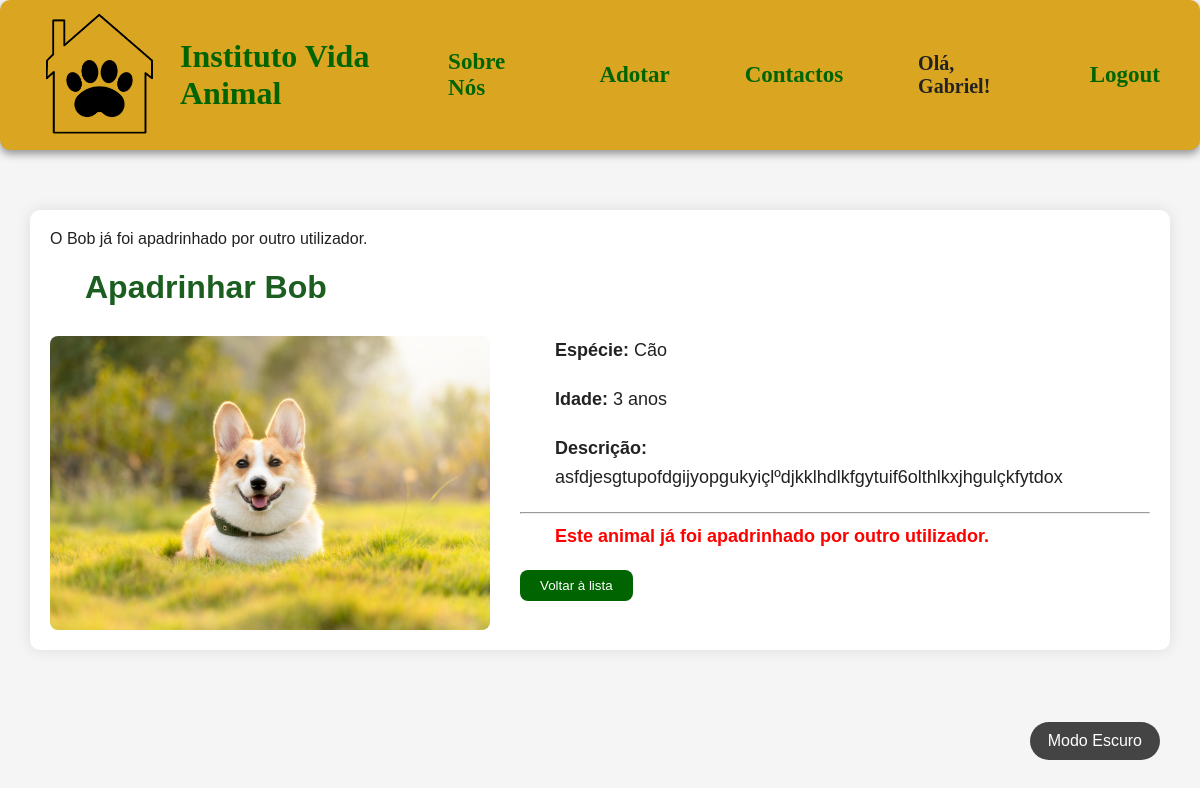
Page /apadrinhar/5/ (signed in) on the committed database.
### app_adocao/models.py (models this page shows, shortened)
class Animal(models.Model):
    ESPECIES = (
        ('gato', 'Gato'),
        ('cao', 'Cão'),
    )
    nome = models.CharField(max_length=15)
    idade = models.IntegerField()
    especie = models.CharField(choices=ESPECIES)
    descricao = models.CharField(max_length=500)
    imagem = models.ImageField(upload_to='imgAnimal/')
    padrinho = models.ForeignKey(
            User,
            on_delete=models.SET_NULL,
            null=True,
            blank=True,
            related_name='animais_apadrinhados'
        )

### app_adocao/views.py (the view, shortened to what this page needs)
# urls.py: path('apadrinhar/<int:animal_id>/', views.apadrinhar, name='apadrinhar'),
@login_required
def apadrinhar(request, animal_id):
    animal = get_object_or_404(Animal, id=animal_id)
    if animal.padrinho and animal.padrinho != request.user:
        messages.warning(request, f"O {animal.nome} já foi apadrinhado por outro utilizador.")
        return render(request, 'site/apadrinhar.html', {'animal': animal})

### app_adocao/templates/site/apadrinhar.html (shortened to what this page needs)
<!DOCTYPE html>
<html lang="pt">
    <head>
        {% load static %}
        <link rel="stylesheet" href="{% static 'css/style.css' %}">
        <link rel="stylesheet" href="{% static 'css/animais.css' %}">
        <link rel="stylesheet" href="{% static 'css/modoEscuro.css' %}">
    </head>
    <body>
        <header class="cabecalho">
            <div style="gap: 20px; display: flex; align-items: center;">
                <img src="{% static 'imagens/logo.png' %}" alt="Logo do Instituto Vida Animal" class="logo">
                <a class="home" style="font-size: 32px; font-family: cursive; font-weight: bolder;" href="/">Instituto Vida Animal</a>
            </div>
            <nav>
                <a style="font-size: 23px;" href="../../sobreNos">Sobre Nós</a>
                <a style="font-size: 23px;" href="../../adotar">Adotar</a>
                <a style="font-size: 23px;" href="../../contactos">Contactos</a>
                {% if user.is_authenticated %}
                    <span style="font-size: 20px; margin-right: 10px;">Olá, {{ user.username }}!</span>
                    <a style="font-size: 23px;" href="{% url 'logout' %}">Logout</a>
                {% else %}
                    <a style="font-size: 23px;" href="{% url 'sign_in' %}">Login</a>
                {% endif %}
            </nav>
        </header>
        <button id="darkModeToggle">Modo Escuro</button>
        <main>
            {% if messages %}
                <div class="messages">
                    {% for message in messages %}
                        <div class="{{ message.tags }}">{{ message }}</div>
                    {% endfor %}
                </div>
            {% endif %}
            <h1>Apadrinhar {{ animal.nome }}</h1>
            <div class="animal-detalhes">
                <img src="{{ animal.imagem.url }}" alt="{{ animal.nome }}">
                <div class="animal-info">
                    <p><strong>Espécie:</strong> {{ animal.get_especie_display }}</p>
                    <p><strong>Idade:</strong> {{ animal.idade }} anos</p>
                    <p><strong>Descrição:</strong> {{ animal.descricao }}</p>
                    <hr>
                    {% if not animal.padrinho %}
                        <form method="post">
                            {% csrf_token %}
                            <p>Deseja confirmar o apadrinhamento deste animal?</p>
                            <button type="submit" class="btn-verde">Confirmar Apadrinhamento</button>
                        </form>
                        <a href="{% url 'adotar' %}">
                            <button class="btn-voltar">Voltar à lista</button>
                        </a>
                    {% else %}
                        <p style="color: red; font-weight: bold;">Este animal já foi apadrinhado por outro utilizador.</p>
                        <a href="{% url 'adotar' %}"><button>Voltar à lista</button></a>
                    {% endif %}
                </div>
            </div>
        </main>
    </body>
</html>

### app_adocao/static/css/style.css (style rules this page uses)
body { font-family: Arial, sans-serif; background-color: whitesmoke; margin: 0; color: #222; padding-top: 160px; }
h1 { margin-left: 35px; font-family: 'Trebuchet MS', sans-serif; color: #1b5e20; }
p { text-align: justify; margin: 0 35px 20px 35px; font-size: large; line-height: 1.6; }
.cabecalho { display: flex; align-items: center; justify-content: space-between; padding: 0 40px; background-color: #daa520; border-radius: 10px; box-shadow: 0 4px 8px rgba(0, 0, 0, 0.404); height: 150px; position: fixed; top: 0; left: 0; right: 0; z-index: 1000; }
.logo { width: 120px; height: auto; }
.home { font-size: 32px; font-family: cursive; font-weight: bolder; color: darkgreen; text-decoration: none; }
nav { font-family: cursive; display: flex; gap: 75px; align-items: center; font-weight: bolder; }
nav a, nav span { font-size: 23px; }
a:link:not(.sign_up), a:visited:not(.sign_up) { color: darkgreen; text-decoration: none; }
button { background-color: darkgreen; color: white; padding: 8px 20px; border-radius: 8px; border: none; cursor: pointer; transition: 0.3s; }
main { max-width: 1100px; margin: 50px auto; padding: 20px; background-color: white; border-radius: 10px; box-shadow: 0 0 15px rgba(0,0,0,0.1); }

### app_adocao/static/css/animais.css (style rules this page uses)
.animal-detalhes { display: flex; gap: 30px; align-items: flex-start; margin-top: 30px; }
.animal-detalhes img { max-width: 40%; height: auto; border-radius: 8px; object-fit: cover; }
.animal-info { flex: 1; }

### app_adocao/static/css/modoEscuro.css (style rules this page uses)
#darkModeToggle { cursor: pointer; font-size: 16px; padding: 10px 18px; border: none; border-radius: 50px; background-color: #444; color: white; transition: background-color 0.3s, transform 0.2s; margin: 20px; position: fixed; bottom: 20px; right: 20px; z-index: 1000; }

### rows in the picture
Animal: nome "Bob", imagem (picture), especie "Cão", idade "3", descricao "asfdjesgtupofdgijyopgukyiçlºdjkklhdlkfgytuif6olthlkxjhgulçkfytdox"

### other values in the picture
{{ user.username }} "Gabriel"
{{ message }} "O Bob já foi apadrinhado por outro utilizador."
